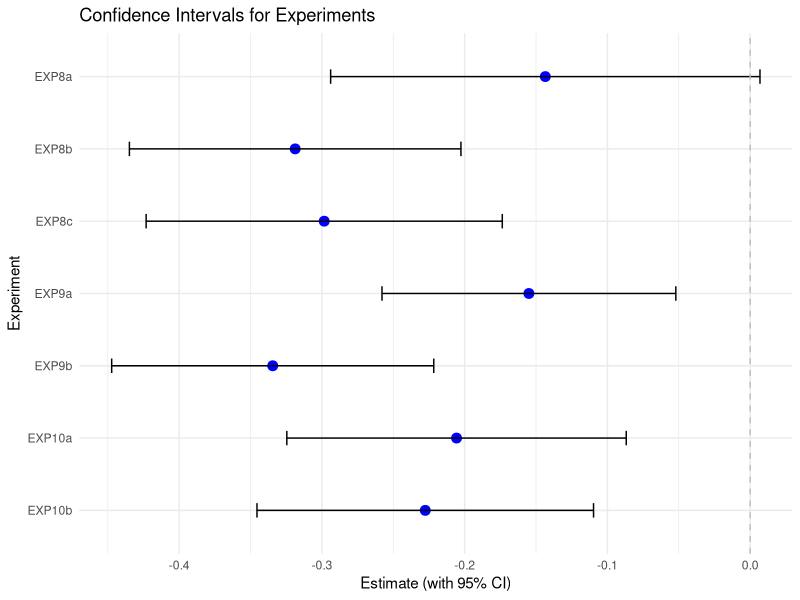

Write the R code that produced this figure.
# Load necessary library
library(ggplot2)

# Create a data frame with the CI data
df <- data.frame(
  Experiment = c("EXP8a", "EXP8b", "EXP8c", "EXP9a", "EXP9b", "EXP10a", "EXP10b"),
  CI_lower = c(-0.2938755, -0.4348490, -0.4231266, -0.25790733, -0.4472609, -0.32457094, -0.3454729),
  CI_upper = c(0.006871951, -0.20259526, -0.17363975, -0.052076388, -0.22164672, -0.08680422, -0.10971487)
)

# Calculate the estimate (mean) and error
df$Estimate <- (df$CI_lower + df$CI_upper) / 2
df$Error <- (df$CI_upper - df$CI_lower) / 2

# Ensure the Experiment variable is a factor with reversed levels
df$Experiment <- factor(df$Experiment, levels = rev(df$Experiment))

# Save the plot as a PDF
pdf("confidence_intervals_plot.pdf", width = 8, height = 5)

ggplot(df, aes(y = Experiment, x = Estimate)) +
  geom_point(size = 3, color = "blue") +
  geom_errorbarh(aes(xmin = Estimate - Error, xmax = Estimate + Error), height = 0.2) +
  geom_vline(xintercept = 0, linetype = "dashed", color = "gray") +
  labs(title = "Confidence Intervals for Experiments",
       x = "Estimate (with 95% CI)",
       y = "Experiment") +
  theme_minimal()

dev.off()
